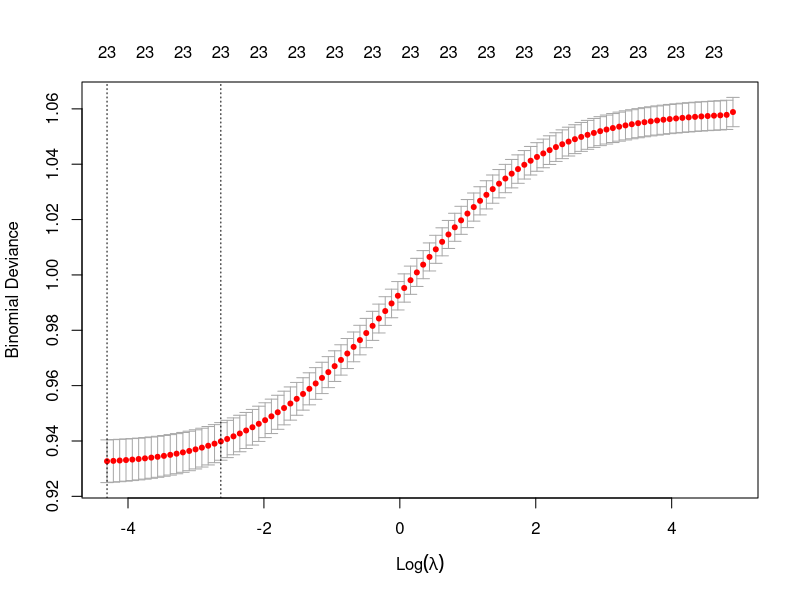
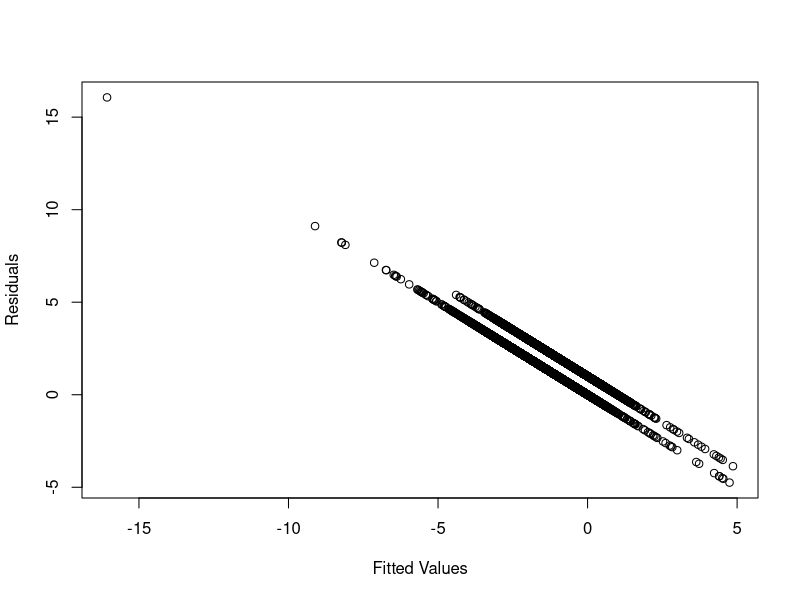
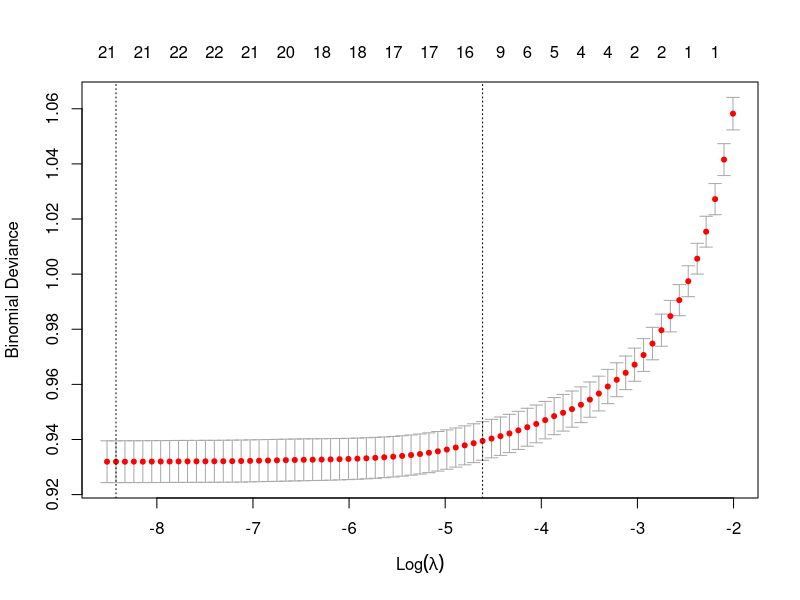
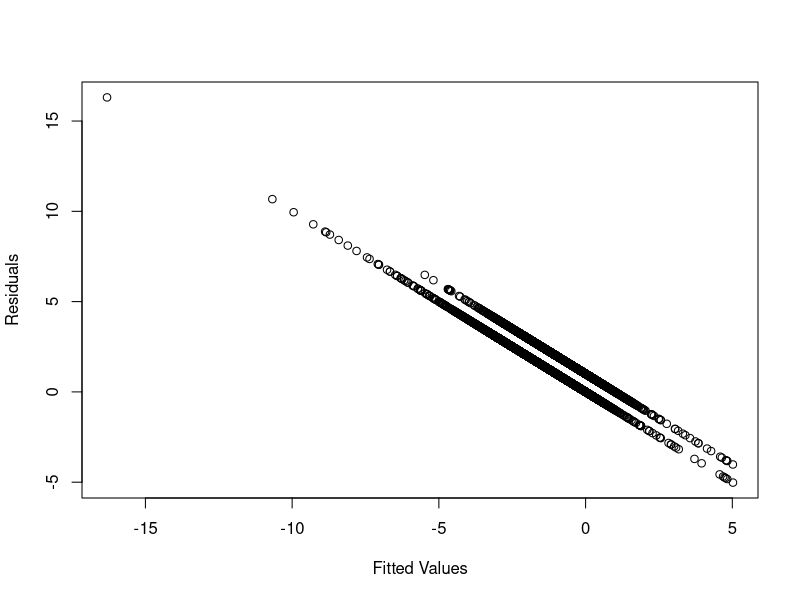
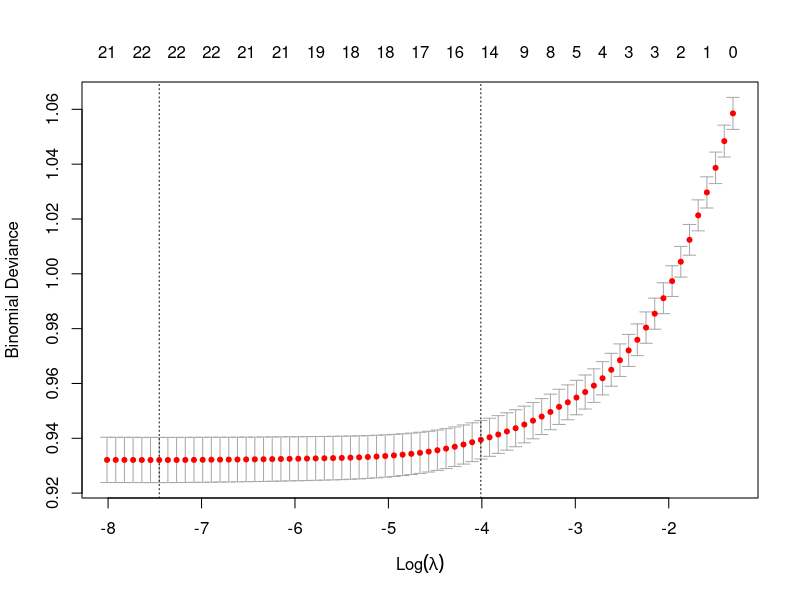
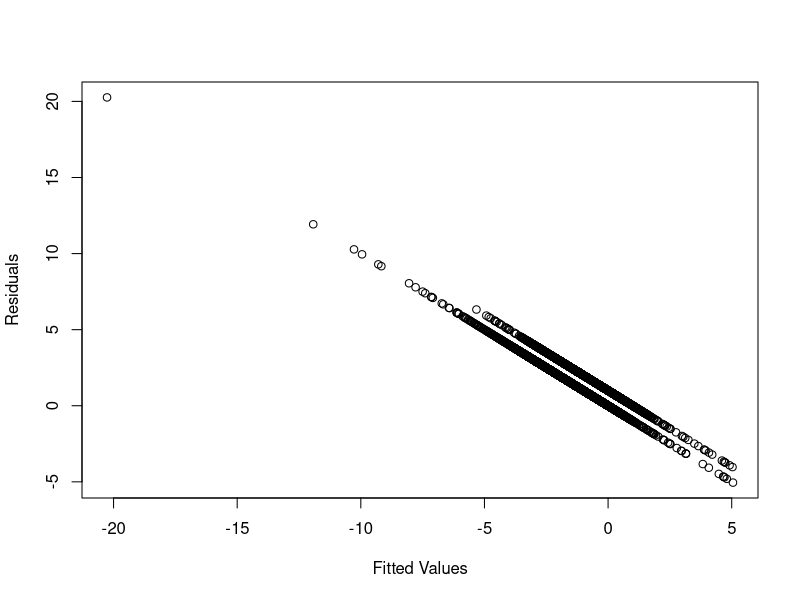

The R source for these figures, in order:


library(glmnet)
library(MASS)
library(caret)

m_data <- read.table("defaultCreditCard.txt", sep = '\t', header=TRUE)
m_features <- m_data[,-c(24)]
v_labels <- m_data[,24]
m_trainingData <- createDataPartition(y = v_labels, p = 0.8, list = FALSE)

m_trainingFeatures <- m_features[m_trainingData,]
m_trainingLabels <- v_labels[m_trainingData]

m_testingFeatures <- m_features[-m_trainingData,]
m_testingLabels <- v_labels[-m_trainingData]


##### no regularization, no need for CV as there is no parameters
fit <- glmnet(x = as.matrix(m_trainingFeatures), y = m_trainingLabels,  family = "binomial", lambda = 0)

lmpredn <- predict(fit, as.matrix(m_testingFeatures), type="class")
nmright <- sum( m_testingLabels==lmpredn) 
errratem <- (1 - nmright/length(m_testingLabels))
print(errratem)


##### Ridge regularization
fit <- cv.glmnet(x = as.matrix(m_trainingFeatures),y = m_trainingLabels,  family = "binomial",  keep = TRUE, alpha = 0)
s_lambdaPos <- match(fit$lambda.min, fit$lambda)
plot(fit)
plot(fit$fit.preval[,s_lambdaPos], m_trainingLabels - fit$fit.preval[,s_lambdaPos], ylab = "Residuals", xlab = "Fitted Values")
print(var(fit$fit.preval[,s_lambdaPos])/var(m_trainingLabels))

lmpredn <- predict(fit, as.matrix(m_testingFeatures), type="class", s = "lambda.min")
nmright <- sum( m_testingLabels==lmpredn) 
errratem <- (1 - nmright/length(m_testingLabels))
print(errratem)


##### Lasso regularization
fit <- cv.glmnet(x = as.matrix(m_trainingFeatures),y = m_trainingLabels,  family = "binomial",  keep = TRUE, alpha = 1)
s_lambdaPos <- match(fit$lambda.min, fit$lambda)
plot(fit)
plot(fit$fit.preval[,s_lambdaPos], m_trainingLabels - fit$fit.preval[,s_lambdaPos], ylab = "Residuals", xlab = "Fitted Values")
print(var(fit$fit.preval[,s_lambdaPos])/var(m_trainingLabels))

lmpredn <- predict(fit, as.matrix(m_testingFeatures), type="class", s = "lambda.min")
nmright <- sum( m_testingLabels==lmpredn) 
errratem <- (1 - nmright/length(m_testingLabels))
print(errratem)


##### Ridge regularization
fit <- cv.glmnet(x = as.matrix(m_trainingFeatures),y = m_trainingLabels,  family = "binomial",  keep = TRUE, alpha = 0.5)
s_lambdaPos <- match(fit$lambda.min, fit$lambda)
plot(fit)
plot(fit$fit.preval[,s_lambdaPos], m_trainingLabels - fit$fit.preval[,s_lambdaPos], ylab = "Residuals", xlab = "Fitted Values")
print(var(fit$fit.preval[,s_lambdaPos])/var(m_trainingLabels))

lmpredn <- predict(fit, as.matrix(m_testingFeatures), type="class", s = "lambda.min")
nmright <- sum( m_testingLabels==lmpredn) 
errratem <- (1 - nmright/length(m_testingLabels))
print(errratem)
